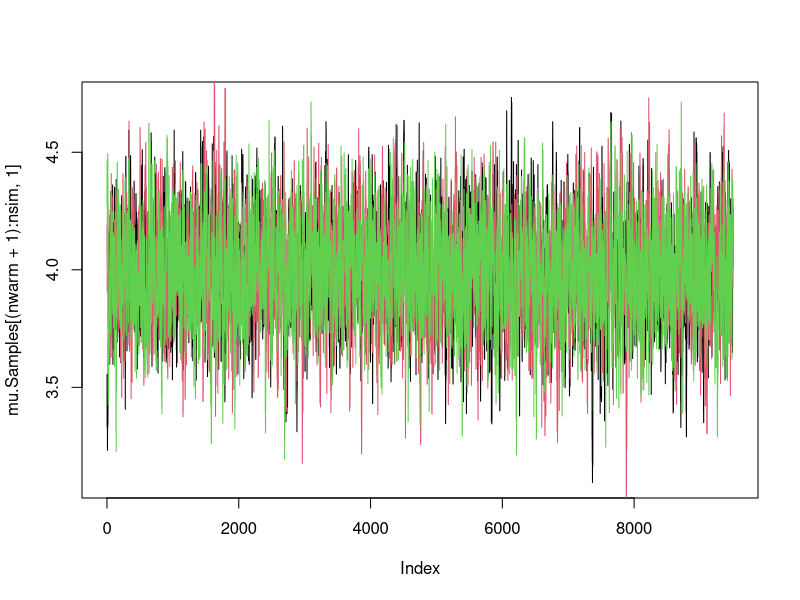
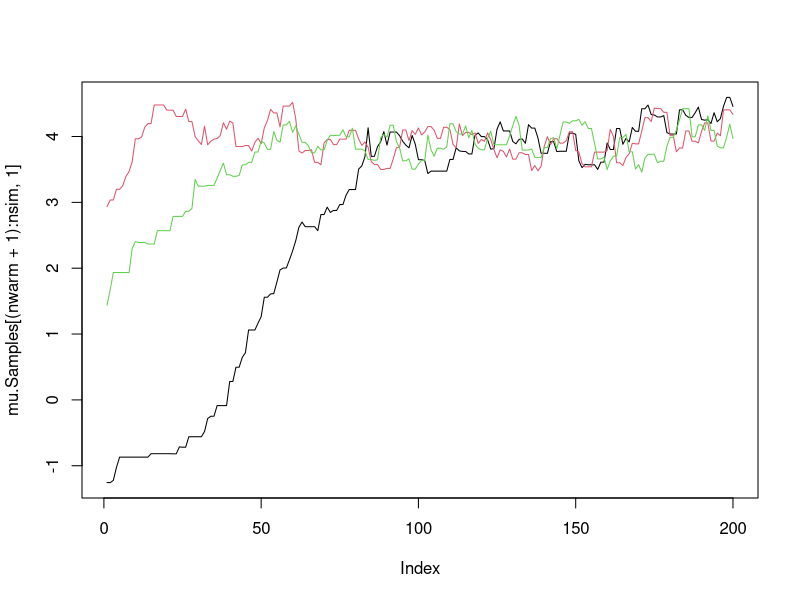
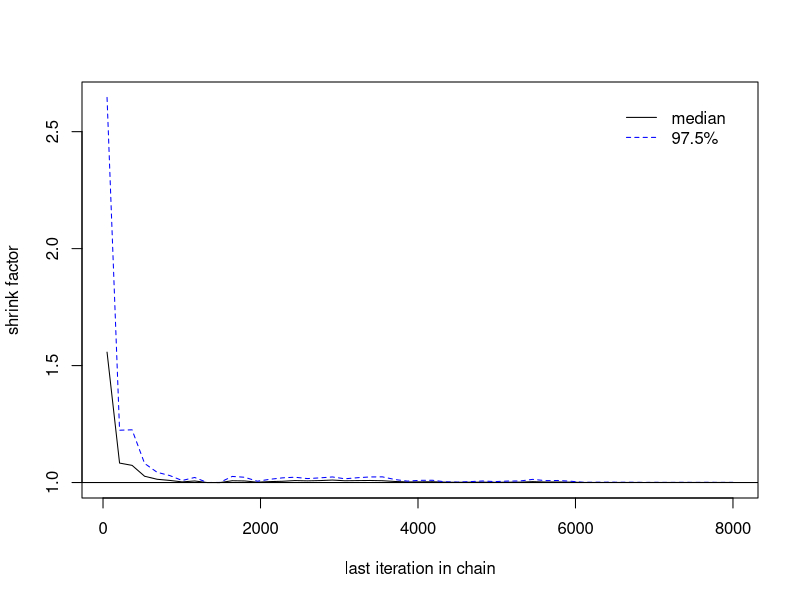
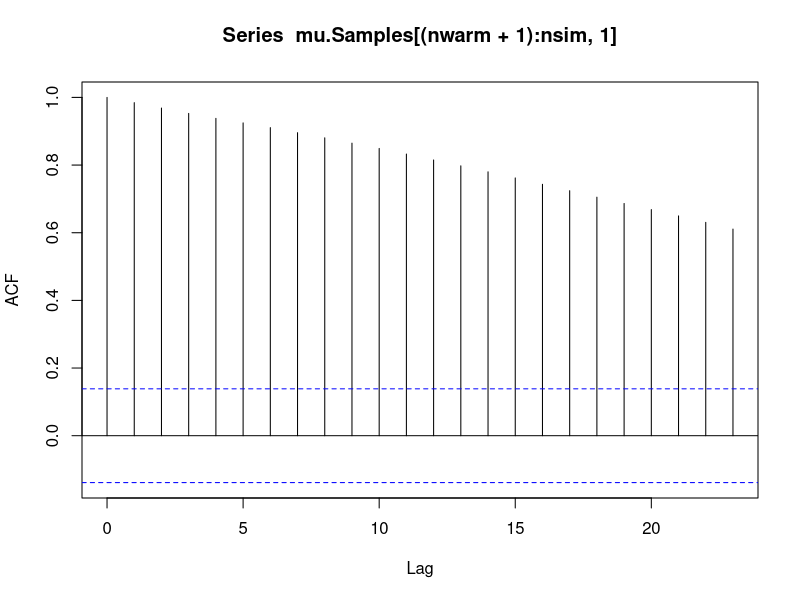
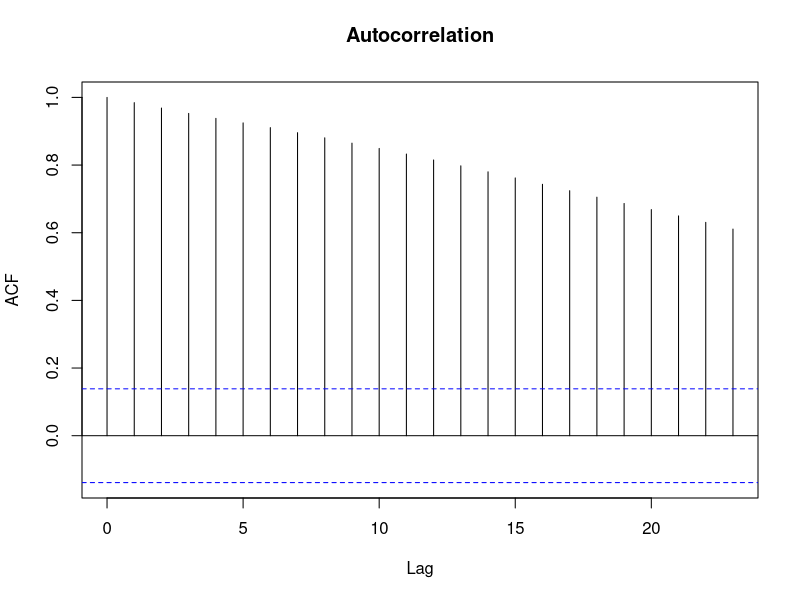
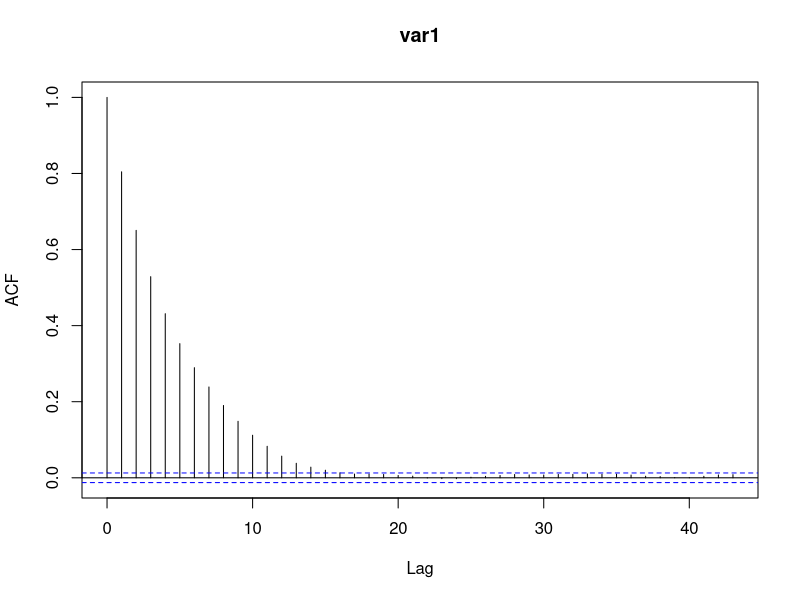

These figures' R source, in order:
# MCMC convergence & diagnosis 

library(coda)
n = 20 ; xbar = 4 ; sigma = 1 
mu0 = 0 ; sigma0 = 10  
dataList = list(n=n, xbar=xbar, sigma=sigma, mu0=mu0, sigma0=sigma0)

# Function to Compute Posterior Kernel 
post.kernel = function(mu, dataList){

  post.kernel = exp(-.5 * (((dataList$xbar - mu) * sqrt(dataList$n) / dataList$sigma)^2 
                           + ((mu - dataList$mu0) / dataList$sigma0)^2 ))
  return(post.kernel)
}

# Perform Random Walk Metropolis 
Metro = function(nsim, mu.init, delta, dataList){
  mu.samples = mu.init 
  mu.curr = mu.init 
  
  for (iter in 1:nsim){
    mu.prop = rnorm(1, mean=mu.curr, sd=delta)
    
    # alpha = (proposal | x) / (current | x) 
    alpha = min(1, post.kernel(mu.prop, dataList) / post.kernel(mu.curr, dataList))
    
    # generate random value  
    u = runif(1) 
    
    # u<alpha -> mu.proposal & u>alpha -> mu.current 
    mu.next = mu.prop * (u<alpha) + mu.curr * (u>alpha)
    mu.samples = rbind(mu.samples, mu.next)
    
    # 현재 반복에서의 next = 다음 반복에서의 current 
    mu.curr = mu.next
  }
  return (mu.samples)
}

######################################## 

delta = .2 ; nsim = 10000 ; n.chains = 3 
mu.Samples = matrix(0, nsim, n.chains)
for (i in 1:n.chains) {
  mu.init = rnorm(1, mu0, 2)
  mu.Samples[, i] = Metro(nsim-1, mu.init, delta, dataList)
}

# trace plots : 501 ~ 10000 
nwarm = 500 ; nsim = 10000 
plot(mu.Samples[(nwarm+1) : nsim, 1], type='l')
lines(mu.Samples[(nwarm+1) : nsim, 2], col=2)
lines(mu.Samples[(nwarm+1) : nsim, 3], col=3)

# posterior pdf plots of mu : 1 ~ 200 
nwarm = 0 ; nsim = 200
plot(mu.Samples[(nwarm+1) : nsim, 1], type='l')
lines(mu.Samples[(nwarm+1) : nsim, 2], col=2)
lines(mu.Samples[(nwarm+1) : nsim, 3], col=3)

# plot of Gelman psf (potential scale reduction factor)
mu3.Samples = mcmc(mu.Samples[2001:10000, ]) # samples of mu from 3 chains 
mu3.codaSamples = mcmc.list(list(mu3.Samples[,1], mu3.Samples[,2], mu3.Samples[,3]))
gelman.plot(mu3.codaSamples, col=c("black", "blue"))

# ACF plot of mu[1] for chain 1 
plot(acf(mu.Samples[(nwarm+1):nsim, 1]), main = "Autocorrelation")

# ACFs 
mu.postSamples = as.matrix(mu3.codaSamples)
aa = acf(mu.postSamples) ; aa
